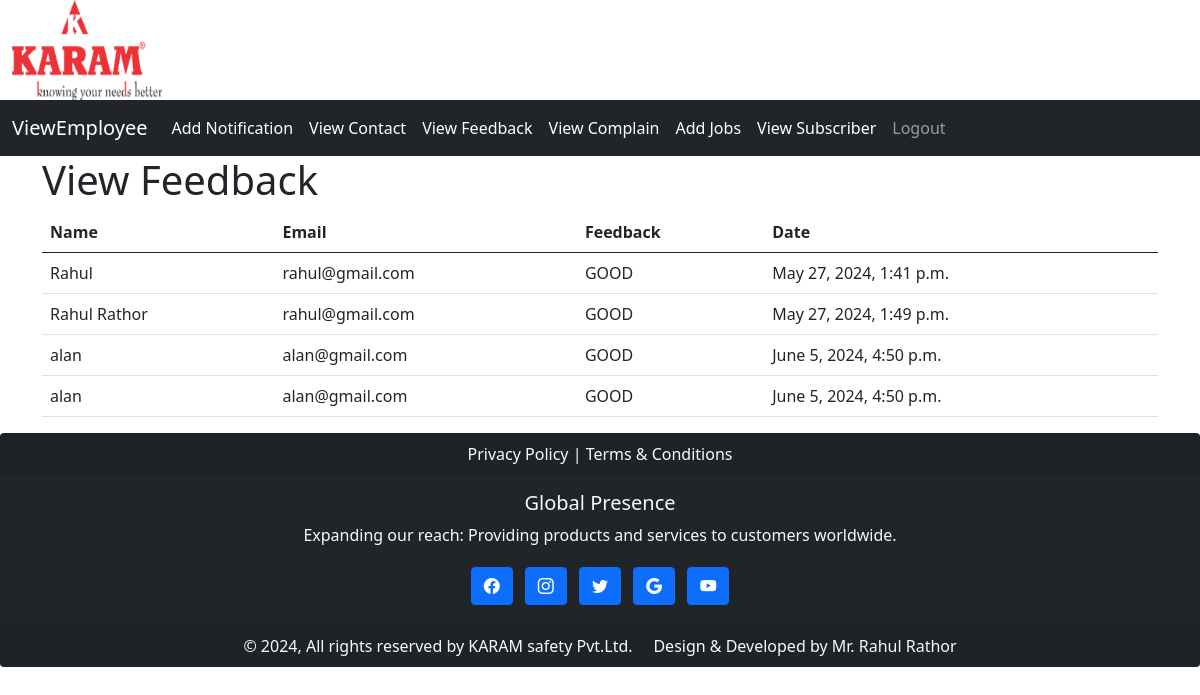
/home/viewfeedback/, run on the app's committed database.
### home/models.py (models this page shows, shortened)
class Feedback(models.Model):
     name = models.CharField(max_length=100)
     email = models.EmailField(max_length=100)
     feedback = models.TextField()
     date = models.DateTimeField(default=datetime.now, blank=True)

### home/views.py (the view)
# urls.py: path('viewfeedback/', views.viewfeedback, name='viewfeedback'),
def viewfeedback(request):
    feed = Feedback.objects.all()
    return render(request, 'aprofile/viewfeedback.html', {'feed': feed})

### template/aprofile/viewfeedback.html (shortened to what this page needs)
{% extends "base2.html"  %}
{% block body %}
<div class="container-fluid">
      <div class="container">
          <h1>View Feedback</h1><table class="table table-hover ">
  <thead>
    <tr>
      <th scope="col">Name</th>
      <th scope="col">Email</th>
      <th scope="col">Feedback</th>
      <th scope="col">Date</th>
	   </tr>
  </thead>
  <tbody>
  {% for i in feed %}
    <tr>
      <td>{{i.name}}</td>
      <td>{{i.email}}</td>
      <td>{{i.feedback}}</td>
          <td>{{i.date}}</td>
    </tr>
  {% endfor %}
  </tbody>
</table>
      </div>
</div>
{% endblock body%}

### data on the page
Feedback: name "Rahul", email "rahul@gmail.com", feedback "GOOD", date "May 27, 2024, 1:41 p.m."
Feedback: name "Rahul Rathor", email "rahul@gmail.com", feedback "GOOD", date "May 27, 2024, 1:49 p.m."
Feedback: name "alan", email "alan@gmail.com", feedback "GOOD", date "June 5, 2024, 4:50 p.m."
Feedback: name "alan", email "alan@gmail.com", feedback "GOOD", date "June 5, 2024, 4:50 p.m."
